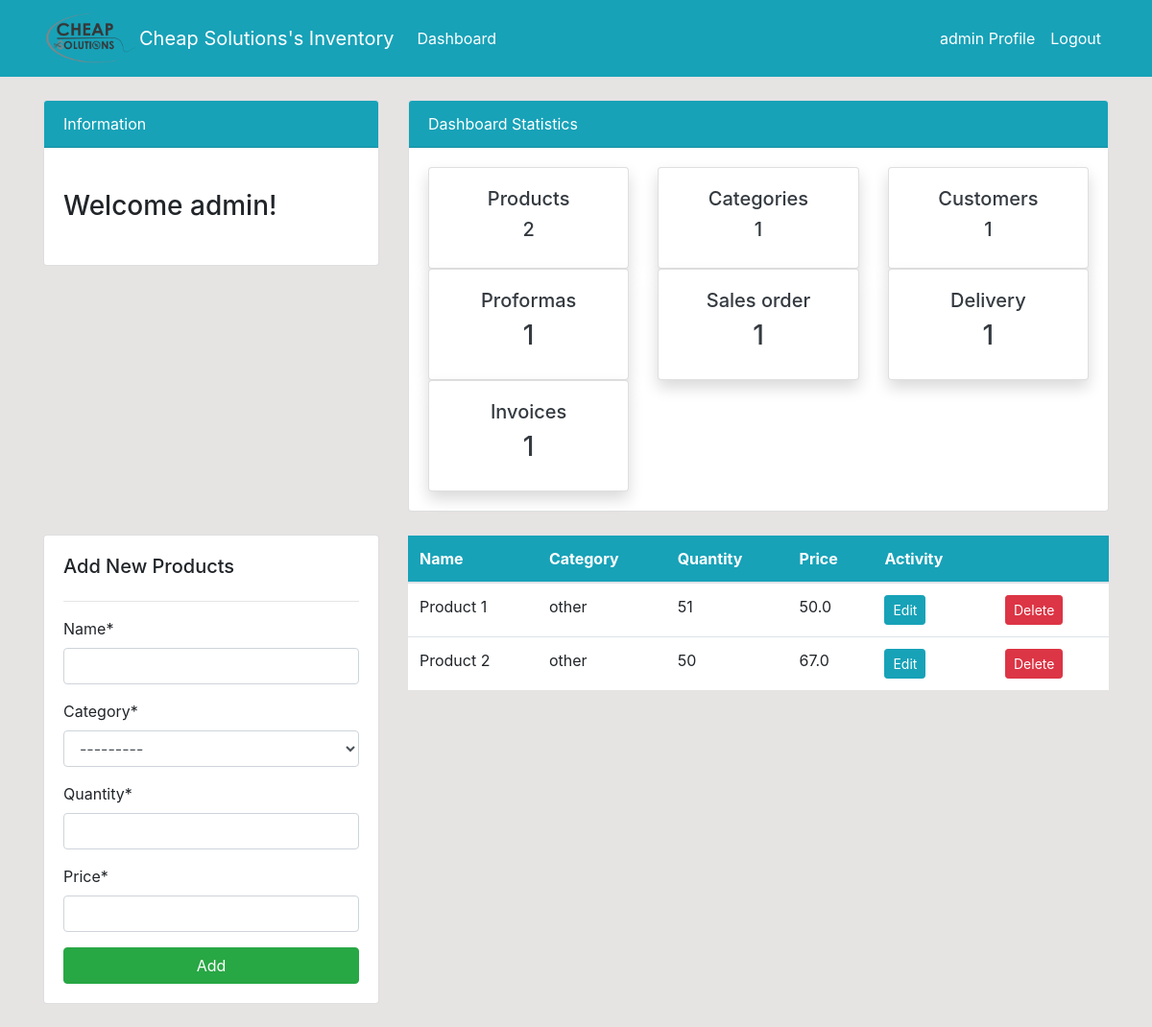
The page /products/ (signed in) on the database as committed earlier.
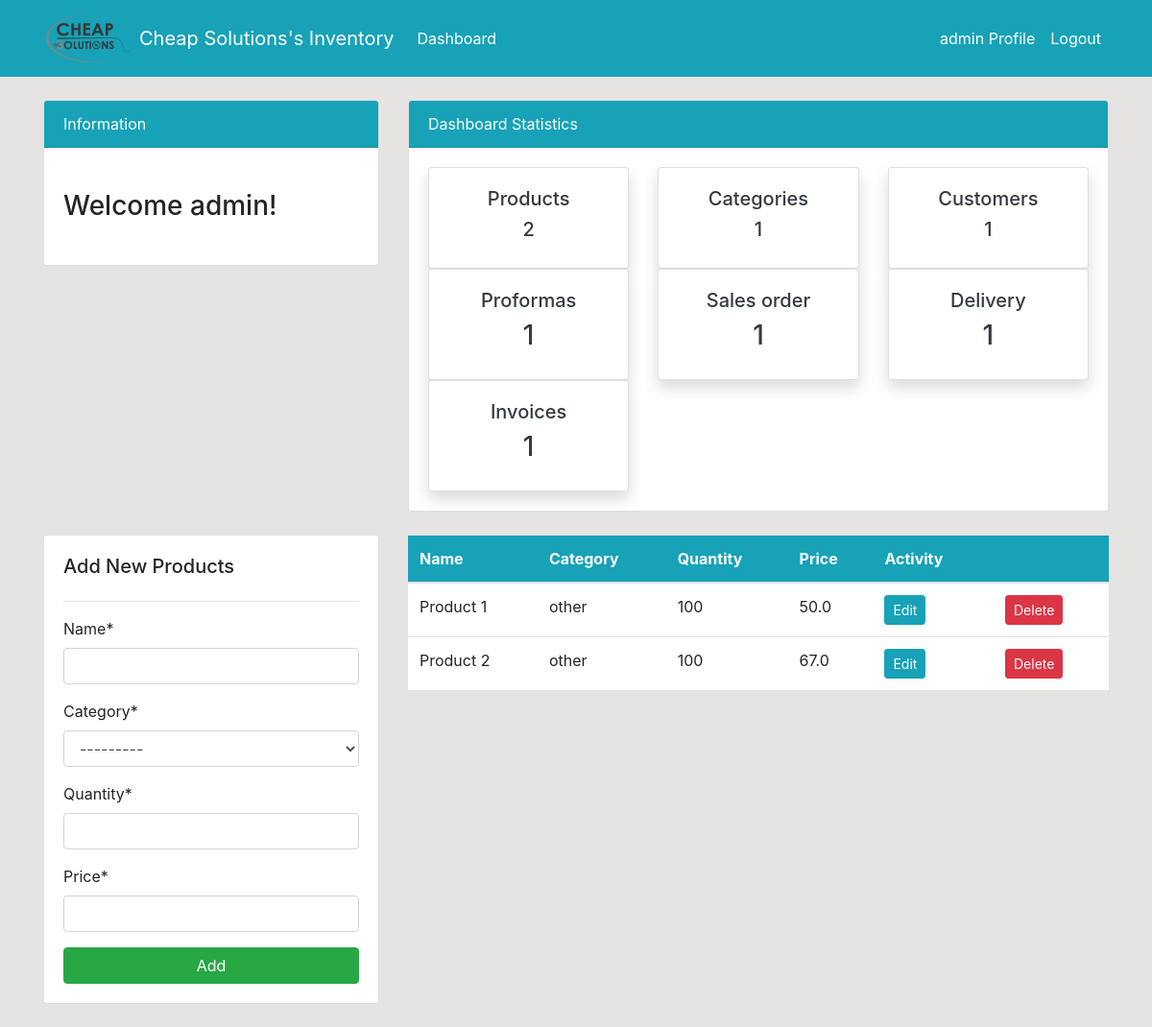
The same page on the database as committed later.
### dashboard/models.py (models this page shows, shortened)
class Product(models.Model):
    name = models.CharField(max_length=500, unique=True, null = True)
    category = models.ForeignKey(Category,
                                 on_delete=models.SET_NULL,
                                 null=True)
    quantity = models.PositiveIntegerField(null=True)
    price = models.FloatField(null=True)

class Category(models.Model):
    name = models.CharField(max_length=500, help_text='')
    def __str__(self):
        return '{0}'.format(self.name)

### dashboard/views.py (the view)
# urls.py: path('products/', views.products, name='dashboard-products'),
@login_required(login_url='user-login')
def products(request):
    proforma = Proforma.objects.all().order_by('-id',)
    proforma_count = proforma.count()
    invoice = Invoice.objects.all().order_by('-id',)
    invoice_count = invoice.count()
    category = Category.objects.all()
    category_count = category.count()
    product = Product.objects.all().order_by('name',)
    product_count = product.count()
    customer = Customer.objects.all()
    customer_count = customer.count()
    order = Order.objects.all().order_by('-id',)
    order_count = order.count()
    product_quantity = Product.objects.filter(name='')
    """"""
    if request.method == 'POST':
        form = ProductForm(request.POST)
        if form.is_valid():
            form.save()
            product_name = form.cleaned_data.get('name')
            messages.success(request, f'{product_name} has been added')
            return redirect('dashboard-products')
    else:
        form = ProductForm()
    context = {
        'proforma':proformas_delete,
        'proforma_count':proforma_count,
        'invoice': invoice,
        'invoice_count': invoice_count,
        'category': category,
        'category_count': category_count,
        'product': product,
        'form': form,
        'customer_count': customer_count,
        'product_count': product_count,
        'order_count': order_count,
    }
    return render(request, 'dashboard/products.html', context)

### dashboard/forms.py
class ProductForm(forms.ModelForm):
    class Meta:
        model = Product
        fields = '__all__'

### templates/dashboard/products.html (shortened to what this page needs)
{% extends 'partials/base.html' %}
{% load crispy_forms_tags %}
{% block content %}
{% include 'partials/topside.html' %}
<div class="row my-4">
    <div class="col-md-4">
        <div class="card card-body">
            <h5>Add New Products</h5>
            <hr>
            <form method="POST">
                {{ form|crispy }}
                <input class="btn btn-success btn-block" type="submit" value="Add">
            </form>
        </div>
    </div>
    <div class="col-md-8">
        <table class="table bg-white">
            <thead class="bg-info text-white">
                <tr>
                    <th scope="col">Name</th>
                    <th scope="col">Category</th>
                    <th scope="col">Quantity</th>
                    <th scope ="col">Price</th>
                    <th scope="col">Activity</th>
                    <th scope="col"></th>
                </tr>
            </thead>
            <tbody>
                {% for product in product %}
                <tr>
                    <td>{{ product.name }}</td>
                    <td>{{ product.category }}</td>
                    <td>{{ product.quantity }}</td>
                    <td>{{ product.price }}</td>
                    <td>
                        <a class="btn btn-info btn-sm mr-2"
                            href="{% url 'dashboard-products-edit' product.id %}">Edit</a>
                    </td>
                    <td>
                      <a class="btn btn-danger btn-sm ml-2"
                            href="{% url 'dashboard-products-delete' product.id %}">Delete</a>
                    </td>
                </tr>
                {% endfor %}
            </tbody>
        </table>
    </div>
</div>
{% endblock %}

Rows that differ between the two databases and show on the page:
changed Product "Product 1": quantity "51" → "100"
changed Product "Product 2": quantity "50" → "100"
